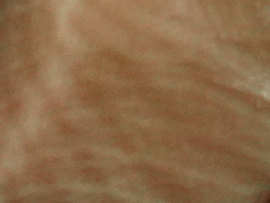
//> input picture 0penCV_test1/test5.png, 270 x 203 px
$ ./OpenCV_test1   (built with g++ and OpenCV 4)
//> lines starting //> are read from the running program, lines starting //| are printed output that depends on the picture; after the words box and inside, x2 and y2 are one past the last pixel; in counts of white or black regions, pixels touching at a corner belong together
#include <iostream>
#include <opencv2/opencv.hpp>

cv::Mat computeGLCM(const cv::Mat& img, int dx, int dy) {
    int max_val = 256;
    cv::Mat glcm(max_val, max_val, CV_32F, cv::Scalar(0));

    for (int y = 0; y < img.rows; y++) {
        for (int x = 0; x < img.cols; x++) {
            int px = img.at<uchar>(y, x);
            int py = img.at<uchar>(y + dy, x + dx);
            glcm.at<float>(px, py)++;
        }
    }

    glcm /= (img.rows * img.cols);
    return glcm;
}

void computeTextureFeatures(const cv::Mat& glcm) {
    float contrast = 0;
    float correlation = 0;
    float energy = 0;
    float homogeneity = 0;

    cv::Scalar mean, stddev;
    cv::meanStdDev(glcm, mean, stddev);

    for (int i = 0; i < glcm.rows; i++) {
        for (int j = 0; j < glcm.cols; j++) {
            contrast += glcm.at<float>(i, j) * (i - j) * (i - j);
            correlation += ((i - mean[0]) * (j - mean[0]) * glcm.at<float>(i, j)) / (stddev[0] * stddev[1]);
            energy += std::pow(glcm.at<float>(i, j), 2);
            homogeneity += glcm.at<float>(i, j) / (1.0f + std::abs(i - j));
        }
    }

    std::cout << "Contrast: " << contrast << std::endl;
    std::cout << "Correlation: " << correlation << std::endl;
    std::cout << "Energy: " << energy << std::endl;
    std::cout << "Homogeneity: " << homogeneity << std::endl;
}

int main() {
    cv::Mat img = cv::imread("test5.png", cv::IMREAD_GRAYSCALE);
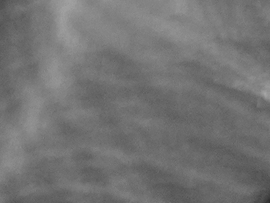
//> img: 203 rows x 270 cols, CV_8UC1; min 46, max 166, mean 115.3
    if (img.empty()) {
        std::cerr << "Could not open or find the image!" << std::endl;
        return -1;
    }

    int dx = 1;//뺴뛀궴떁뿣귩궞궻x,y궻릶뭠궳뙂믦궢궲궋귡
    int dy = 0;//
    cv::Mat glcm = computeGLCM(img, dx, dy);
//> after the loop in computeGLCM, `for (int y = 0; y < img.rows; y++)`:
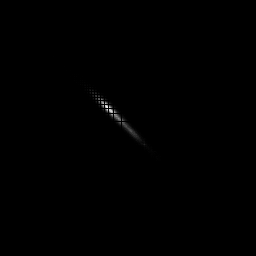
//> glcm: 256 rows x 256 cols, CV_32FC1; min 0, max 521, mean 0.8; drawn with min black and max white
//> in computeGLCM, `glcm /= (img.rows * img.cols);`:
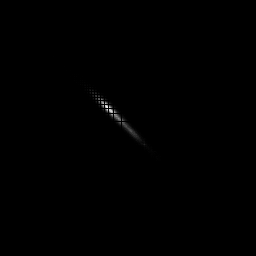
//> glcm: 256 rows x 256 cols, CV_32FC1; 1.99% of pixels changed, all inside (x1, y1, x2, y2) = (0, 46, 167, 167); drawn with min black and max white
    computeTextureFeatures(glcm);
//> in computeTextureFeatures, `cv::meanStdDev(glcm, mean, stddev);`: mean = Scalar(1.53e-05); stddev = Scalar(0.000228)
//> the loop in computeTextureFeatures, `for (int i = 0; i < glcm.rows; i++)` made 256 passes
//> (contrast, energy, homogeneity) on passes 1 to 3: (0, 0, 0), (0, 0, 0), (0, 0, 0)
//> after the loop in computeTextureFeatures, `for (int i = 0; i < glcm.rows; i++)`: contrast = 11.81; correlation = nan; energy = 0.00343; homogeneity = 0.434
//| Contrast: 11.8104
//| Correlation: -nan
//| Energy: 0.00342924
//| Homogeneity: 0.433599

    return 0;
}
